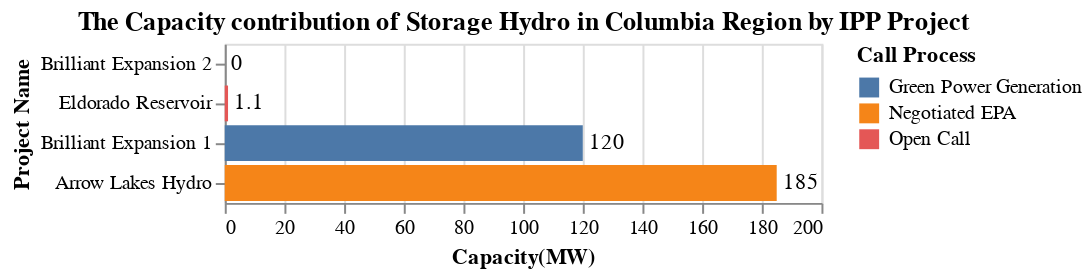

Notebook code for this chart:
### Code cell
title = alt.TitleParams('The Capacity contribution of Storage Hydro in Columbia Region by IPP Project')

capacity_IPP = alt.Chart(data_CR, title = title).mark_bar().encode(
                    alt.Y('Project_name', title='Project Name',sort='x'),
                    alt.X('sum(Capacity(MW))', title='Capacity(MW)'),
                    alt.Color('Call_process', title = 'Call Process')).properties( width=300)
cap_CR_Loc_chart = capacity_IPP + capacity_IPP.mark_text(
    color = 'black', align='left', dx = 3).encode(text='sum(Capacity(MW))',color=alt.value('black'))
cap_CR_Loc_chart

### Figure 1 — Vega-Lite specification as saved in the notebook (floating-point values rounded to 4 significant figures)
{"config": {"view": {"continuousWidth": 300, "continuousHeight": 300}}, "layer": [{"mark": {"type": "bar"}, "encoding": {"color": {"field": "Call_process", "title": "Call Process", "type": "nominal"}, "x": {"aggregate": "sum", "field": "Capacity(MW)", "title": "Capacity(MW)", "type": "quantitative"}, "y": {"field": "Project_name", "sort": "x", "title": "Project Name", "type": "nominal"}}, "title": {"text": "The Capacity contribution of Storage Hydro in Columbia Region by IPP Project"}}, {"mark": {"type": "text", "align": "left", "color": "black", "dx": 3}, "encoding": {"color": {"value": "black"}, "text": {"aggregate": "sum", "field": "Capacity(MW)", "type": "quantitative"}, "x": {"aggregate": "sum", "field": "Capacity(MW)", "title": "Capacity(MW)", "type": "quantitative"}, "y": {"field": "Project_name", "sort": "x", "title": "Project Name", "type": "nominal"}}, "title": {"text": "The Capacity contribution of Storage Hydro in Columbia Region by IPP Project"}}], "data": {"name": "data-b53367d9d1020f6d2db353eb9cc431c6"}, "width": 300, "$schema": "https://vega.github.io/schema/vega-lite/v5.20.1.json", "datasets": {"data-b53367d9d1020f6d2db353eb9cc431c6": [{"Sub_region": "Selkirk", "Project_name": "Brilliant Expansion 1", "IPP_seller": "Brilliant Expansion Power Corporation", "Location": "Castlegar", "Type": "Storage Hydro", "Year": "2003", "Call_process": "Green Power Generation", "Capacity(MW)": 120.0, "Energy(GWh/yr)": 202.7, "Region": "Columbia Region"}, {"Sub_region": "Selkirk", "Project_name": "Brilliant Expansion 2", "IPP_seller": "Brilliant Expansion Power Corporation", "Location": "Castlegar", "Type": "Storage Hydro", "Year": "2006", "Call_process": "Open Call", "Capacity(MW)": 0.0, "Energy(GWh/yr)": 226.0, "Region": "Columbia Region"}, {"Sub_region": "Revelstoke Ashton Creek", "Project_name": "Eldorado Reservoir", "IPP_seller": "District of Lake Country", "Location": "Kelowna", "Type": "Storage Hydro", "Year": "2006", "Call_process": "Open Call", "Capacity(MW)": 1.1, "Energy(GWh/yr)": 4.0, "Region": "Columbia Region"}, {"Sub_region": "Selkirk", "Project_name": "Arrow Lakes Hydro", "IPP_seller": "Arrow Lakes Power Corporation", "Location": "Slocan", "Type": "Storage Hydro", "Year": "1998", "Call_process": "Negotiated EPA", "Capacity(MW)": 185.0, "Energy(GWh/yr)": 767.0, "Region": "Columbia Region"}]}}
